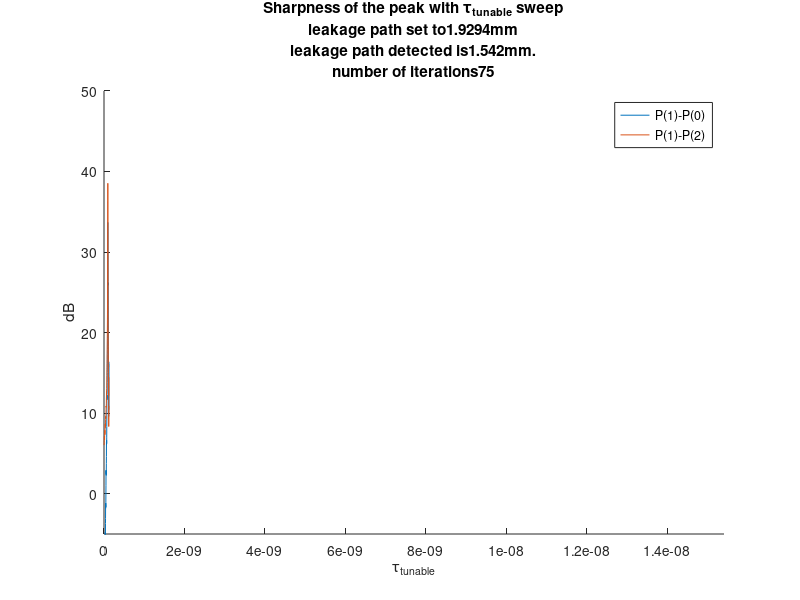
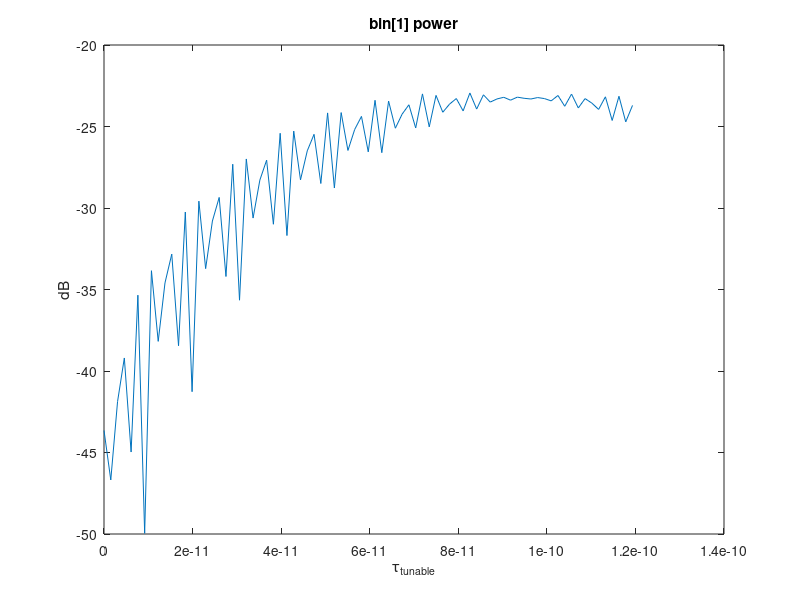

Here is the MATLAB script that generated these plots, in order: (Note: this script raises an error after producing the figures.)
clear all
close all
clc

% multi-path on/off
Multipath = 0

IQ_mismatch_on = 1; % set to 0 to turnoff IQ amplitude mismatch
noise_on = 1; % set to 0 to turn off thermal noise
averaging = 1; % if average is turned on, the frequency detection will be smoothed

num_averaging = 3; % using neigboring plus_minus num_average indexes

avg_window = triang(2*num_averaging+1);
avg_window = avg_window/sum(avg_window);

fRF = 135e9;
fBW = 10e9;
Tchirp = 100e-6;
K = fBW/Tchirp;

fRBW = 1/Tchirp;
dRBW = fRBW/fBW*3e8*Tchirp;
fsampling = fRBW * 1000;
N = floor(fsampling/fRBW);

PTX_dBm = 10;
Isolation = 30; %dB
Isolation_1 = 30; %dB

t = linspace(0,Tchirp*(1-1/N),N); % simulate one chirp
window = hamming(length(t));
window = window*length(window)/sum(window);

fig_count = 1;

f_range = 1/2 * 10e3;
% num_points = 3;
leak_dist = 1.7e-3+rand()*0.6e-3;
leak_dist_1 = 3e-2+rand()*0.1e-3; % second jammer

tau_leak = leak_dist/3e8;
tau_leak_1 = leak_dist_1/3e8;

tau_LORX  = (500e-6*rand())/3e8; % relative delay from LO splitter to RX mixer-input, make it a bit random

delay_step = 1.53e-12;
tau_tunable_array = 0e-12:delay_step:120e-12;
del_0 = zeros(1,length(tau_tunable_array));
del_2 = del_0;
yfft_1 = del_2; % bin[1] bookkeeping

curr_max_del_0 = 0;
curr_max_del_2 = 0;
curr_max_tau = 0;
curr_tau = tau_tunable_array(1);

DC_offset = randn()*0.001;

Phi_0 = 2*pi*rand(); % LO start at a random phase at t=0
Phi_1 = 0*2*pi*rand()/360/2; % keep the phase mismatch in the LO splitter less than 0.5 deg


sharpness_change = 0;

A0 = db2mag(PTX_dBm-Isolation)*sqrt(2); % sqrt(2) as the crest factor of sine
A1 = db2mag(PTX_dBm-Isolation_1)*sqrt(2);

IQ_mismatch = 1*db2mag(-0.5*IQ_mismatch_on);
IQ_phase_err = 1*pi/180; % phase error in IQ hybrid

SNRdB = 114; % relative to 0dBm full-scale; for 1000pts
sigma = noise_on*10^(SNRdB/10); %SNR to linear scale
N0 = 1/sigma;
Noise_i = sqrt(N0/2)*randn(size(t)); %computed noise
Noise_q = sqrt(N0/2)*randn(size(t)); %computed noise

LO = cos((2*pi*(fRF+K/2.* (t-tau_LORX) ).* (t-tau_LORX) + Phi_0 + Phi_1)) ...
    + 1i * sin((2*pi*(fRF+K/2.* (t-tau_LORX) ).* (t-tau_LORX) + Phi_0 + Phi_1 + IQ_phase_err));

for tau = tau_tunable_array

    f_beat = K*(tau_leak+tau);
    % RF down-conversion
    leakage_controlled_i = 1*A0*cos(   2*pi*(fRF+K/2.*(t-(tau_leak+tau))).*(t-(tau_leak+tau)) + Phi_0) + Noise_i;
    leakage_controlled_q = 1*A0*(IQ_mismatch)*sin(   2*pi*(fRF+K/2.*(t-(tau_leak+tau))).*(t-(tau_leak+tau)) + Phi_0) + Noise_q;

    if(Multipath == 1)
        f_beat_1 = K*(tau_leak_1+tau);
        leakage_controlled_i = leakage_controlled_i + A1*cos( ...
            2*pi*(fRF+K/2.*(t-(tau_leak_1+tau))).*(t-(tau_leak_1+tau)) + Phi_0);
        leakage_controlled_q = leakage_controlled_q + A1*sin( ...
            2*pi*(fRF+K/2.*(t-(tau_leak_1+tau))).*(t-(tau_leak_1+tau)) + Phi_0);
    end
    y = leakage_controlled_i .* real(LO) + leakage_controlled_q.*imag(LO) + DC_offset;

    % windowing
    % y = y.*window'; % cannot window it, weird

    yfft = fft(y)/length(y);
    yfft_db = mag2db(abs(yfft));


    yfft_1(fig_count)= yfft_db(2);
    del_0(fig_count) = yfft_db(2) - yfft_db(1);
    del_2(fig_count) = yfft_db(2) - yfft_db(3);
    if(averaging == 0)
        if(del_0(fig_count) > curr_max_del_0)
            curr_max_del_0 = del_0(fig_count);

        end
        if(del_2(fig_count) > curr_max_del_2)
            curr_max_del_2 = del_2(fig_count);
            curr_max_tau = tau;
        end

        if(del_0(fig_count) < curr_max_del_0 || del_2(fig_count) < curr_max_del_2)
            %fig_count
            % calculate the change of sharpness
            sharpness_change = curr_max_del_0-del_0(fig_count)+curr_max_del_2-del_2(fig_count);
            if(sharpness_change > 300)
                %curr_tau
                break;
            end
        end
    end

    curr_tau = tau;

    fig_count = fig_count +1;
end

if(averaging == 1)
    curr_max_del_0 = 0;
    curr_max_del_2 = 0;
    del_0_avg = del_0;
    del_2_avg = del_2; % copy
    for fig_count = 1+num_averaging: length(tau_tunable_array)-num_averaging
%         del_0_avg(fig_count) = sum(del_0(fig_count-num_averaging:fig_count+num_averaging))/(2*num_averaging+1);
%         del_2_avg(fig_count) = sum(del_2(fig_count-num_averaging:fig_count+num_averaging))/(2*num_averaging+1);
        del_0_avg(fig_count) = del_0(fig_count-num_averaging:fig_count+num_averaging) * avg_window;
        del_2_avg(fig_count) = del_2(fig_count-num_averaging:fig_count+num_averaging) * avg_window;

        if(del_0_avg(fig_count) > curr_max_del_0)
            curr_max_del_0 = del_0_avg(fig_count);
            curr_max_tau = tau_tunable_array(fig_count);
        end
        if(del_2_avg(fig_count) > curr_max_del_2)
            curr_max_del_2 = del_2_avg(fig_count);
%             curr_max_tau = tau_tunable_array(fig_count);
        end

        if(del_0_avg(fig_count) < curr_max_del_0 || del_2_avg(fig_count) < curr_max_del_2)
            %fig_count
            % calculate the change of sharpness
            sharpness_change = curr_max_del_0-del_0_avg(fig_count)+curr_max_del_2-del_2_avg(fig_count);
            if(sharpness_change > 300)
                %curr_tau
                break;
            end
        end
    end
    del_0 = del_0_avg;
    del_2 = del_2_avg; % replace
end

% actual phase of the leakage at RX mixer RF port - this is black-boxed to
% the system, the minus sign is because Rx lags behind LO by the tau
% leak_phase = rem(2*pi*(fRF+K/2*(-tau_leak-curr_max_tau))*(-tau_leak-curr_max_tau), 2*pi);
leak_phase = rem(2*pi*(tau_leak+curr_max_tau-tau_LORX)*(fRF-K/2*(tau_leak+curr_max_tau-tau_LORX)), 2*pi);
if(leak_phase < 0)
    leak_phase = leak_phase + 2*pi;
end


figure(fig_count)

leak_dist_det = (fRBW/K - curr_max_tau) * 3e8;

hold on
plot(tau_tunable_array,del_0);
plot(tau_tunable_array,del_2);

axis([tau_tunable_array(1) tau_tunable_array(end), -5 50])
hold off
legend('P(1)-P(0)','P(1)-P(2)');
ylabel('dB');
xlabel('{\tau}_{tunable}');
title({'Sharpness of the peak with {\tau}_{tunable} sweep', ...
    strcat('leakage path set to ',32,num2str(leak_dist*1000),'mm'),...
    strcat('leakage path detected is',32,num2str(leak_dist_det*1000),'mm.'),...
    strcat('number of iterations',32,num2str(fig_count-1))});

figure(fig_count + 1)
plot(tau_tunable_array,yfft_1);
ylabel('dB');
xlabel('{\tau}_{tunable}');
title('bin[1] power');


% now calculate the amplitude and phase of the controlled leakage
leakage_controlled_i = 1*A0*cos(   2*pi*(fRF+K/2.*(t-(tau_leak+curr_max_tau)))...
    .*(t-(tau_leak+curr_max_tau)) + Phi_0) + Noise_i;
leakage_controlled_q = 1*A0*(IQ_mismatch)*sin(   2*pi*(fRF+K/2.*(t-(tau_leak+curr_max_tau)))...
    .*(t-(tau_leak+curr_max_tau)) + Phi_0) + Noise_q;

if(Multipath == 1)
    leakage_controlled_i = leakage_controlled_i + A1*cos( ...
        2*pi*(fRF+K/2.*(t-(tau_leak_1+curr_max_tau))).*(t-(tau_leak_1+curr_max_tau)) + Phi_0);
    leakage_controlled_q = leakage_controlled_q + A1*sin( ...
        2*pi*(fRF+K/2.*(t-(tau_leak_1+curr_max_tau))).*(t-(tau_leak_1+curr_max_tau)) + Phi_0);
end
% LO = exp(1i*(2*pi*(fRF+K/2.* t     ).* t      + Phi_1));

y = leakage_controlled_i .* real(LO) + leakage_controlled_q.*imag(LO) + DC_offset;

% windowing
y = y.*window'; % cannot window it, weird
yfft = fft(y)/length(y);

% parameter estimation
A0_hat = abs(yfft(2))*2; % first bin
Phi_hat_0 = phase(yfft(2));

% Phi_hat_0 = 2*pi*fRF/K*fRBW;




%%

% generate a signal with leakage plus target
dist_tar = 0.2; % meter, hand is this far away
tau_tar = dist_tar * 2 /3e8;

%Ptx = 17; % transmitted power in dBm
Ap  = 7.3e-7; % Rx antenna aperture, assuming 3dBi gain
RCS_dB = -40; % dBsm
RCS = 10^(RCS_dB/10);

% amp of received signal
A1_dB = PTX_dBm + 10*log10(2*Ap*RCS/(4*pi)^2/dist_tar^4);
A1 = db2mag(A1_dB)*sqrt(2);

% book keeping
% the pure/untuned leakage has an un-controlled delay
leakage_uncontrolled_i = 1*A0*cos(   2*pi*(fRF+K/2.*(t-tau_leak)).*(t-tau_leak) + Phi_0) + Noise_i;
leakage_uncontrolled_q = 1*A0*(IQ_mismatch)*sin(   2*pi*(fRF+K/2.*(t-tau_leak)).*(t-tau_leak) + Phi_0) + Noise_q;


if(Multipath == 1)
    leakage_uncontrolled_i = leakage_uncontrolled_i + A1*cos( ...
        2*pi*(fRF+K/2.*(t-(tau_leak_1))).*(t-(tau_leak_1)) + Phi_0);
    leakage_uncontrolled_q = leakage_uncontrolled_q + A1*sin( ...
        2*pi*(fRF+K/2.*(t-(tau_leak_1))).*(t-(tau_leak_1)) + Phi_0);
end

% purely target
tar_only_uncontrolled_i = 1*A1*cos(   2*pi*(fRF+K/2.*(t-tau_tar)) ...
                        .*(t-tau_tar) + Phi_0);
tar_only_uncontrolled_q = 1*A1*(IQ_mismatch)*sin(2*pi*(fRF+K/2.*(t-tau_tar)) ...
                        .*(t-tau_tar) + Phi_0);

tar_only_controlled_i = 1*A1*cos(   2*pi*(fRF+K/2.*(t-tau_tar-curr_max_tau)) ...
                        .*(t-tau_tar-curr_max_tau) + Phi_0);
tar_only_controlled_q = 1*A1*(IQ_mismatch)*sin(2*pi*(fRF+K/2.*(t-tau_tar-curr_max_tau)) ...
                        .*(t-tau_tar-curr_max_tau) + Phi_0);

% received signal if leakage is not tuned
Rx_i_uncontrolled = leakage_uncontrolled_i + tar_only_uncontrolled_i + Noise_i;
Rx_q_uncontrolled = leakage_uncontrolled_q + tar_only_uncontrolled_q + Noise_q;

% received signal if leakage is tuned
Rx_i_controlled = leakage_controlled_i + tar_only_controlled_i + Noise_i;
Rx_q_controlled = leakage_controlled_q + tar_only_controlled_q + Noise_q;

%%
Phi_tunable_array = Phi_hat_0-pi : 0.01 : Phi_hat_0+pi;
BB_del_0 = zeros(1,length(Phi_tunable_array));
BB_del_2 = BB_del_0;
BB_fft_1 = BB_del_2; % bin[1] bookkeeping

curr_min_BB_del_0 = 0;
curr_min_BB_del_2 = 0;
curr_min_BB_Phi= 0;
curr_BB_Phi = Phi_tunable_array(1);

plot_count = 1;

% for Phi_hat = Phi_hat_0 - 0.2 : 0.04 : Phi_hat_0 + 0.2
% Leakage freq is already determined in previous step, now sweep to find
% best initial phase for the cancellation signal
for Phi_hat = Phi_tunable_array

    DAC_IF = 1*A0_hat*exp(1i*(2*pi*fRBW.*t + Phi_hat));

    y_cancel = DAC_IF .* LO;

    out_i = Rx_i_controlled - real(y_cancel);
    out_q = Rx_q_controlled - imag(y_cancel);


    % dechirp
    BB_out = out_i .* real(LO) + out_q.*imag(LO) + DC_offset;
    % BB_out = out_i .* real(LO) + DC_offset;

    % windowing
    BB_out = BB_out.*window'; % window it

    BB_fft = fft(BB_out)/length(BB_out);
    BB_fft_db = mag2db(abs(BB_fft));


    BB_del_0(plot_count) = BB_fft_db(2);% - BB_fft_db(1);
    BB_del_2(plot_count) = BB_fft_db(2);% - BB_fft_db(3);
    BB_fft_1(plot_count)= BB_fft_db(2);

    string_phi = strcat("Phi: ",num2str(Phi_hat),", BB_del_0: ",num2str(BB_del_0(plot_count)));
    disp(string_phi)

    if(BB_del_0(plot_count) < curr_min_BB_del_0)
        curr_min_BB_del_0 = BB_del_0(plot_count);
        curr_min_BB_Phi = Phi_hat;
    end

    if(BB_del_0(plot_count) > curr_min_BB_del_0 || BB_del_2(plot_count) > curr_min_BB_del_2)
        %fig_count
        % calculate the change of sharpness
        sharpness_change = curr_min_BB_del_0-BB_del_0(plot_count)...
            +curr_min_BB_del_2-BB_del_2(plot_count);
        if(sharpness_change < -300)
            %curr_tau
            break;
        end
    end

    curr_BB_Phi = Phi_hat;

    plot_count = plot_count + 1;
end


leak_phase_det = rem(curr_min_BB_Phi,2*pi);
if(leak_phase_det < 0)
    leak_phase_det = leak_phase_det + 2*pi;
end
figure(plot_count)
hold on
plot(Phi_tunable_array,BB_del_0);
plot(Phi_tunable_array,BB_del_2);

axis([Phi_tunable_array(1) Phi_tunable_array(end), -50 50])
hold off
legend('P(1)-P(0)','P(1)-P(2)');
ylabel('dB');
xlabel('{\Phi}_{tunable} rad');
title({'Sharpness of the peak with phase sweep', ...
    strcat('leakage phase offset actually set to ',32,num2str(leak_phase),'rad'),...
    strcat('leakage phase offset detected is',32,num2str(leak_phase_det),'rad.'),...
    strcat('number of iterations',32,num2str(plot_count-1))});

figure(plot_count + 1)
plot(Phi_tunable_array,BB_fft_1);
ylabel('dB');
xlabel('{\Phi}_{tunable} rad');
title('bin[1] power');

% kill the dominant one and keep working on the second one
if(Multipath == 1)
    curr_max_tau_0 = curr_max_tau;
    curr_max_del_0 = 0;
    curr_max_del_2 = 0;
    fig_count = 1;
    for tau = tau_tunable_array

        % A_i*cos( 2π(f_RF+K/2 t-Kτ_i)t-2π (f_RF-K/2 τ_i)τ_i+φ(t-τ_i ))

        f_DAC = fRBW - K*tau; % derivation in word
        Phi_DAC = Phi_hat_0 + 2*pi*(fRF-K/2*tau)*tau; % derivation in word
        DAC_IF = 1*A0_hat*exp(1i*(2*pi*f_DAC.*t + Phi_DAC));

        y_cancel = DAC_IF .* LO;
        leakage_controlled_i = leakage_controlled_i + A1*cos( ...
            2*pi*(fRF+K/2.*(t-(tau_leak_1+curr_max_tau+tau))).*(t-(tau_leak_1+curr_max_tau+tau)) + Phi_0);
        leakage_controlled_q = leakage_controlled_q + A1*sin( ...
            2*pi*(fRF+K/2.*(t-(tau_leak_1+curr_max_tau+tau))).*(t-(tau_leak_1+curr_max_tau+tau)) + Phi_0);


        tar_only_controlled_i = 1*A1*cos(   2*pi*(fRF+K/2.*(t-tau_tar-curr_max_tau-tau)) ...
                        .*(t-tau_tar-curr_max_tau-tau) + Phi_0);
        tar_only_controlled_q = 1*A1*(IQ_mismatch)*sin(2*pi*(fRF+K/2.*(t-tau_tar-curr_max_tau-tau)) ...
                                .*(t-tau_tar-curr_max_tau-tau) + Phi_0);
        Rx_i_controlled = leakage_controlled_i + tar_only_controlled_i + Noise_i;
        Rx_q_controlled = leakage_controlled_q + tar_only_controlled_q + Noise_q;
        out_i = Rx_i_controlled - real(y_cancel);
        out_q = Rx_q_controlled - imag(y_cancel);
    %     out_i = 1*A0*cos(   2*pi*(fRF+K/2.*(t-tau_leak-curr_max_tau))...
    %     .*(t-tau_leak-curr_max_tau) + Phi_0 + Phi_hat) + Noise_i;
    %     out_q = 1*A0*(IQ_mismatch)*sin(   2*pi*(fRF+K/2.*(t-tau_leak-curr_max_tau))...
    %     .*(t-tau_leak-curr_max_tau) + Phi_0 + Phi_hat) + Noise_q;

        % dechirp
        BB_out = out_i .* real(LO) + out_q.*imag(LO) + DC_offset;

        % windowing
        % y = y.*window'; % cannot window it, weird
        yfft = fft(BB_out)/length(BB_out);
        yfft_db = mag2db(abs(yfft));


        yfft_1(fig_count)= yfft_db(3);
        del_0(fig_count) = yfft_db(3) - yfft_db(2);
        del_2(fig_count) = yfft_db(3) - yfft_db(4);

        if(del_0(fig_count) > curr_max_del_0)
            curr_max_del_0 = del_0(fig_count);

        end
        if(del_2(fig_count) > curr_max_del_2)
            curr_max_del_2 = del_2(fig_count);
            curr_max_tau_0 = tau;
        end

        if(del_0(fig_count) < curr_max_del_0 || del_2(fig_count) < curr_max_del_2)
            %fig_count
            % calculate the change of sharpness
            sharpness_change = curr_max_del_0-del_0(fig_count)+curr_max_del_2-del_2(fig_count);
            if(sharpness_change > 300)
                %curr_tau
                break;
            end
        end

        fig_count = fig_count + 1;

    end

    figure()

    leak_dist_det = (fRBW/K - curr_max_tau_0) * 3e8;

    hold on
    plot(tau_tunable_array,del_0);
    plot(tau_tunable_array,del_2);

    axis([tau_tunable_array(1) tau_tunable_array(end), -5 50])
    hold off
    legend('P(1)-P(0)','P(1)-P(2)');
    ylabel('dB');
    xlabel('{\tau}_{tunable}');
    title({'Sharpness of the peak with {\tau}_{tunable} sweep', ...
        strcat('leakage path set to ',32,num2str((leak_dist_1)*1000),'mm'),...
        strcat('leakage path detected is',32,num2str((dRBW+leak_dist_det)*1000),'mm.'),...
        strcat('number of iterations',32,num2str(fig_count-1))});

    figure(fig_count + 1)
    plot(tau_tunable_array,yfft_1);
    ylabel('dB');
    xlabel('{\tau}_{tunable}');
    title('bin[2] power');

    % now calculate the amplitude and phase of the controlled leakage
    f_DAC = fRBW - K*curr_max_tau_0; % derivation in word
    Phi_DAC = Phi_hat_0 + 2*pi*(fRF-K/2*curr_max_tau_0)*curr_max_tau_0; % derivation in word
    DAC_IF = 1*A0_hat*exp(1i*(2*pi*f_DAC.*t + Phi_DAC));

    y_cancel = DAC_IF .* LO;

    leakage_controlled_i = leakage_controlled_i + A1*cos( ...
        2*pi*(fRF+K/2.*(t-(tau_leak_1+curr_max_tau+curr_max_tau_0))).*(t-(tau_leak_1+curr_max_tau+curr_max_tau_0)) + Phi_0);
    leakage_controlled_q = leakage_controlled_q + A1*sin( ...
        2*pi*(fRF+K/2.*(t-(tau_leak_1+curr_max_tau+curr_max_tau_0))).*(t-(tau_leak_1+curr_max_tau+curr_max_tau_0)) + Phi_0);


    tar_only_controlled_i = 1*A1*cos(   2*pi*(fRF+K/2.*(t-tau_tar-curr_max_tau-curr_max_tau_0)) ...
                    .*(t-tau_tar-curr_max_tau-curr_max_tau_0) + Phi_0);
    tar_only_controlled_q = 1*A1*(IQ_mismatch)*sin(2*pi*(fRF+K/2.*(t-tau_tar-curr_max_tau-curr_max_tau_0)) ...
                            .*(t-tau_tar-curr_max_tau-curr_max_tau_0) + Phi_0);
    Rx_i_controlled = leakage_controlled_i + tar_only_controlled_i + Noise_i;
    Rx_q_controlled = leakage_controlled_q + tar_only_controlled_q + Noise_q;

    out_i = Rx_i_controlled - real(y_cancel);
    out_q = Rx_q_controlled - imag(y_cancel);
    %     out_i = 1*A0*cos(   2*pi*(fRF+K/2.*(t-tau_leak-curr_max_tau))...
    %     .*(t-tau_leak-curr_max_tau) + Phi_0 + Phi_hat) + Noise_i;
    %     out_q = 1*A0*(IQ_mismatch)*sin(   2*pi*(fRF+K/2.*(t-tau_leak-curr_max_tau))...
    %     .*(t-tau_leak-curr_max_tau) + Phi_0 + Phi_hat) + Noise_q;

    % dechirp
    BB_out = out_i .* real(LO) + out_q.*imag(LO) + DC_offset;
    % windowing
    y = BB_out.*window'; % cannot window it, weird
    yfft = fft(y)/length(y);

    % parameter estimation
    A1_hat = abs(yfft(3))*2; % second bin
    Phi_hat_1 = phase(yfft(3));

end

% generate cancellation signal
if(Multipath == 0)
    DAC_IF = 1*A0_hat*exp(1i*(2*pi*fRBW.*t + curr_min_BB_Phi));
else
    DAC_IF = 1*A0_hat*exp(1i*(2*pi*fRBW.*t + curr_min_BB_Phi)) ...
        + 1*A1_hat*exp(1i*(2*pi*(fRBW*2).*t + Phi_hat_1));
end
y_cancel = DAC_IF .* LO;

% cancellation amplitude error
amp_err = db2mag(-1);
out_i = Rx_i_controlled - amp_err*real(y_cancel);
out_q = Rx_q_controlled - amp_err*imag(y_cancel);

BB_before_controlled = real(Rx_i_controlled .* real(LO) + Rx_q_controlled.*imag(LO) + DC_offset);
BB_out = real(out_i .* real(LO) + out_q.*imag(LO) + DC_offset);

% plot the raw result
BB_raw_out = real(Rx_i_uncontrolled .* real(LO) + Rx_q_uncontrolled .* imag(LO));

% plot the leakage only
BB_leakage_out = real(leakage_uncontrolled_i .* real(LO) + leakage_uncontrolled_q .* imag(LO));

% plot shifted leakage
BB_leakage_controlled = real(leakage_controlled_i.* real(LO) + leakage_controlled_q.*imag(LO) + DC_offset);

% plot the target only
BB_target_out = real(tar_only_uncontrolled_i .* real(LO) + tar_only_uncontrolled_q .* imag(LO));

% windowing
BB_out_windowed = BB_out.*window'; % window it
BB_before_controlled_windowed = BB_before_controlled .* window';
BB_raw_out_windowed = BB_raw_out .* window';
BB_leakage_out_windowed = BB_leakage_out .* window';
BB_target_out_windowed = BB_target_out .* window';

BB_fft = fft(BB_out_windowed)/length(BB_out_windowed);
BB_fft_db = mag2db(abs(BB_fft));

BB_before_controlled_fft_db = mag2db(abs(fft(BB_before_controlled_windowed)/length(BB_before_controlled_windowed)));
BB_raw_fft_db = mag2db(abs(fft(BB_raw_out_windowed)/length(BB_raw_out_windowed)));
BB_leakage_out_db = mag2db(abs(fft(BB_leakage_out_windowed)/length(BB_leakage_out_windowed)));
BB_target_out_db = mag2db(abs(fft(BB_target_out_windowed)/length(BB_target_out_windowed)));


%%
figure(plot_count+2)
% plot(t,real(BB_out));
% axis([t(1) t(end), -2 2])
% ylabel('Magnitude');
% xlabel('t(s)')

% correct for the additional distance added, unit mm
correction_dist = curr_max_tau * 3e11 / 2;

hold on
% raw
stem((0:1:floor(length(BB_raw_fft_db)/2)-1)*fRBW*3e11/K/2,...
    BB_raw_fft_db(1: floor(length(BB_raw_fft_db)/2)),'Marker','square','BaseValue',-130,'LineWidth',2);

% canceled
stem((0:1:floor(length(BB_fft_db)/2)-1)*fRBW*3e11/K/2-correction_dist,...
    BB_fft_db(1: floor(length(BB_fft_db)/2)),'Marker','*','BaseValue',-130,'LineWidth',2);

% just leakage
plot((0:1:floor(length(BB_leakage_out_db)/2)-1)*fRBW*3e11/K/2,...
    BB_leakage_out_db(1: floor(length(BB_leakage_out_db)/2)),'LineWidth',2);

% just target
plot((0:1:floor(length(BB_leakage_out_db)/2)-1)*fRBW*3e11/K/2,...
    BB_target_out_db(1: floor(length(BB_target_out_db)/2)),'LineWidth',2);

hold off

for i = 0:floor(100)
    string_print = strcat(num2str(i*fRBW*3e11/K/2),...
        ',',num2str(BB_raw_fft_db(i+1)),...
        ',',num2str(BB_fft_db(i+1)),...
        ',',num2str(BB_leakage_out_db(i+1)),...
        ',',num2str(BB_target_out_db(i+1)));
    disp(string_print)
end

legend('before cancellation',"after cancellation","leakage-only","target-only");
axis([0 min((floor(length(BB_fft_db)/2)-1)*fRBW*3e11/K/2-correction_dist,1000) -140 0])
title(strcat("Target at ",num2str(dist_tar*100),"cm, Delay tuning step is ",num2str(delay_step*1e12)," ps"))
xlabel('Distance(mm)')
ylabel('dB');


% Real Time
figure(plot_count+3)
subplot(2,1,1)
hold on

% raw
plot(t, BB_raw_out,'LineWidth',2,'DisplayName','before cancellation');

% just leakage
plot(t, BB_leakage_out,'LineWidth',2,'DisplayName','leakage component');
hold off
legend
xlabel('Time(s)')
ylabel('Mag');
title(strcat("Signal without frequency offsetting"))

subplot(2,1,2)
hold on
yyaxis left
% shifted raw
plot(t, BB_before_controlled,'LineWidth',2,'DisplayName','shifted, before cancellation');

% shifted leakage
plot(t, BB_leakage_controlled,'LineWidth',2,'DisplayName','shifted, leakage component');

% DAC tone
plot(t, real(DAC_IF),'LineWidth',2,'DisplayName','DAC IF');

% cancelled
plot(t, BB_out,'LineWidth',2,'DisplayName','after cancellation');

% just target
yyaxis right
plot(t, BB_target_out,'LineWidth',2,'DisplayName','target-only');


hold off
% axis([0 max(t) -10 10])
legend
xlabel('Time(s)')
ylabel('Mag');
title(strcat("Signal with frequency offsetting"))


%  stem(0:1:100-1,BB_fft_db(1: 100),'BaseValue',-150);
%  ylabel('dB');
% title(strcat('{\Phi}_{hat} = ',num2str(curr_min_BB_Phi),'rad'));

%%
